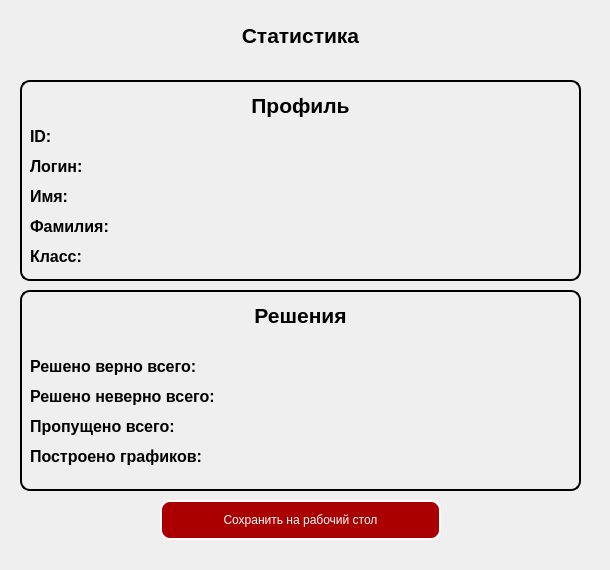
    <widget class="QWidget" name="stat">
     <attribute name="title">
      <string>Page</string>
     </attribute>
     <widget class="QLabel" name="bg4">
      <property name="geometry">
       <rect>
        <x>0</x>
        <y>0</y>
        <width>601</width>
        <height>561</height>
       </rect>
      </property>
      <property name="text">
       <string/>
      </property>
      <property name="pixmap">
       <pixmap>../data/img/bg.png</pixmap>
      </property>
     </widget>
     <widget class="QLabel" name="tmp3_3">
      <property name="geometry">
       <rect>
        <x>20</x>
        <y>80</y>
        <width>561</width>
        <height>201</height>
       </rect>
      </property>
      <property name="styleSheet">
       <string notr="true">border: 2px solid white;
border-radius: 10px;
border-color: rgb(0, 0, 0);</string>
      </property>
      <property name="frameShape">
       <enum>QFrame::NoFrame</enum>
      </property>
      <property name="text">
       <string/>
      </property>
     </widget>
     <widget class="QLabel" name="statLbl">
      <property name="geometry">
       <rect>
        <x>210</x>
        <y>20</y>
        <width>181</width>
        <height>31</height>
       </rect>
      </property>
      <property name="font">
       <font>
        <pointsize>16</pointsize>
        <weight>75</weight>
        <bold>true</bold>
       </font>
      </property>
      <property name="styleSheet">
       <string notr="true"/>
      </property>
      <property name="text">
       <string>Статистика</string>
      </property>
      <property name="textFormat">
       <enum>Qt::AutoText</enum>
      </property>
      <property name="scaledContents">
       <bool>false</bool>
      </property>
      <property name="alignment">
       <set>Qt::AlignCenter</set>
      </property>
      <property name="wordWrap">
       <bool>true</bool>
      </property>
     </widget>
     <widget class="QLabel" name="weclomeLblMain_9">
      <property name="geometry">
       <rect>
        <x>220</x>
        <y>90</y>
        <width>161</width>
        <height>31</height>
       </rect>
      </property>
      <property name="font">
       <font>
        <pointsize>16</pointsize>
        <weight>75</weight>
        <bold>true</bold>
       </font>
      </property>
      <property name="styleSheet">
       <string notr="true"/>
      </property>
      <property name="text">
       <string>Профиль</string>
      </property>
      <property name="textFormat">
       <enum>Qt::AutoText</enum>
      </property>
      <property name="scaledContents">
       <bool>false</bool>
      </property>
      <property name="alignment">
       <set>Qt::AlignCenter</set>
      </property>
      <property name="wordWrap">
       <bool>true</bool>
      </property>
     </widget>
     <widget class="QLabel" name="nameStat">
      <property name="geometry">
       <rect>
        <x>30</x>
        <y>180</y>
        <width>231</width>
        <height>33</height>
       </rect>
      </property>
      <property name="font">
       <font>
        <pointsize>12</pointsize>
        <weight>75</weight>
        <bold>true</bold>
       </font>
      </property>
      <property name="styleSheet">
       <string notr="true">QLabel.stretchRight{
	animation-name: stretchRight;
	-webkit-animation-name: stretchRight;	

	animation-duration: 1.5s;	
	-webkit-animation-duration: 1.5s;

	animation-timing-function: ease-out;	
	-webkit-animation-timing-function: ease-out;	

	transform-origin: 0% 0%;
	-ms-transform-origin: 0% 0%;
	-webkit-transform-origin: 0% 0%; 		
}

@keyframes stretchRight {
	0% {
		transform: scaleX(0.3);
	}
	40% {
		transform: scaleX(1.02);
	}
	60% {
		transform: scaleX(0.98);
	}
	80% {
		transform: scaleX(1.01);
	}
	100% {
		transform: scaleX(0.98);
	}				
	80% {
		transform: scaleX(1.01);
	}
	100% {
		transform: scaleX(1);
	}							
}

@-webkit-keyframes stretchRight {
	0% {
		-webkit-transform: scaleX(0.3);
	}
	40% {
		-webkit-transform: scaleX(1.02);
	}
	60% {
		-webkit-transform: scaleX(0.98);
	}
	80% {
		-webkit-transform: scaleX(1.01);
	}
	100% {
		-webkit-transform: scaleX(0.98);
	}				
	80% {
		-webkit-transform: scaleX(1.01);
	}
	100% {
		-webkit-transform: scaleX(1);
	}		
}</string>
      </property>
      <property name="text">
       <string>Имя: </string>
      </property>
      <property name="alignment">
       <set>Qt::AlignLeading|Qt::AlignLeft|Qt::AlignVCenter</set>
      </property>
     </widget>
     <widget class="QLabel" name="lastnameStat">
      <property name="geometry">
       <rect>
        <x>30</x>
        <y>210</y>
        <width>271</width>
        <height>33</height>
       </rect>
      </property>
      <property name="font">
       <font>
        <pointsize>12</pointsize>
        <weight>75</weight>
        <bold>true</bold>
       </font>
      </property>
      <property name="styleSheet">
       <string notr="true"/>
      </property>
      <property name="text">
       <string>Фамилия: </string>
      </property>
      <property name="alignment">
       <set>Qt::AlignLeading|Qt::AlignLeft|Qt::AlignVCenter</set>
      </property>
     </widget>
     <widget class="QLabel" name="classStat">
      <property name="geometry">
       <rect>
        <x>30</x>
        <y>240</y>
        <width>201</width>
        <height>33</height>
       </rect>
      </property>
      <property name="font">
       <font>
        <pointsize>12</pointsize>
        <weight>75</weight>
        <bold>true</bold>
       </font>
      </property>
      <property name="styleSheet">
       <string notr="true"/>
      </property>
      <property name="text">
       <string>Класс: </string>
      </property>
      <property name="alignment">
       <set>Qt::AlignLeading|Qt::AlignLeft|Qt::AlignVCenter</set>
      </property>
     </widget>
     <widget class="QLabel" name="loginStat">
      <property name="geometry">
       <rect>
        <x>30</x>
        <y>150</y>
        <width>221</width>
        <height>33</height>
       </rect>
      </property>
      <property name="font">
       <font>
        <pointsize>12</pointsize>
        <weight>75</weight>
        <bold>true</bold>
       </font>
      </property>
      <property name="styleSheet">
       <string notr="true">QLabel.stretchRight{
	animation-name: stretchRight;
	-webkit-animation-name: stretchRight;	

	animation-duration: 1.5s;	
	-webkit-animation-duration: 1.5s;

	animation-timing-function: ease-out;	
	-webkit-animation-timing-function: ease-out;	

	transform-origin: 0% 0%;
	-ms-transform-origin: 0% 0%;
	-webkit-transform-origin: 0% 0%; 		
}

@keyframes stretchRight {
	0% {
		transform: scaleX(0.3);
	}
	40% {
		transform: scaleX(1.02);
	}
	60% {
		transform: scaleX(0.98);
	}
	80% {
		transform: scaleX(1.01);
	}
	100% {
		transform: scaleX(0.98);
	}				
	80% {
		transform: scaleX(1.01);
	}
	100% {
		transform: scaleX(1);
	}							
}

@-webkit-keyframes stretchRight {
	0% {
		-webkit-transform: scaleX(0.3);
	}
	40% {
		-webkit-transform: scaleX(1.02);
	}
	60% {
		-webkit-transform: scaleX(0.98);
	}
	80% {
		-webkit-transform: scaleX(1.01);
	}
	100% {
		-webkit-transform: scaleX(0.98);
	}				
	80% {
		-webkit-transform: scaleX(1.01);
	}
	100% {
		-webkit-transform: scaleX(1);
	}		
}</string>
      </property>
      <property name="text">
       <string>Логин: </string>
      </property>
      <property name="alignment">
       <set>Qt::AlignLeading|Qt::AlignLeft|Qt::AlignVCenter</set>
      </property>
     </widget>
     <widget class="QLabel" name="idStat">
      <property name="geometry">
       <rect>
        <x>30</x>
        <y>120</y>
        <width>201</width>
        <height>33</height>
       </rect>
      </property>
      <property name="font">
       <font>
        <pointsize>12</pointsize>
        <weight>75</weight>
        <bold>true</bold>
       </font>
      </property>
      <property name="styleSheet">
       <string notr="true">QLabel.stretchRight{
	animation-name: stretchRight;
	-webkit-animation-name: stretchRight;	

	animation-duration: 1.5s;	
	-webkit-animation-duration: 1.5s;

	animation-timing-function: ease-out;	
	-webkit-animation-timing-function: ease-out;	

	transform-origin: 0% 0%;
	-ms-transform-origin: 0% 0%;
	-webkit-transform-origin: 0% 0%; 		
}

@keyframes stretchRight {
	0% {
		transform: scaleX(0.3);
	}
	40% {
		transform: scaleX(1.02);
	}
	60% {
		transform: scaleX(0.98);
	}
	80% {
		transform: scaleX(1.01);
	}
	100% {
		transform: scaleX(0.98);
	}				
	80% {
		transform: scaleX(1.01);
	}
	100% {
		transform: scaleX(1);
	}							
}

@-webkit-keyframes stretchRight {
	0% {
		-webkit-transform: scaleX(0.3);
	}
	40% {
		-webkit-transform: scaleX(1.02);
	}
	60% {
		-webkit-transform: scaleX(0.98);
	}
	80% {
		-webkit-transform: scaleX(1.01);
	}
	100% {
		-webkit-transform: scaleX(0.98);
	}				
	80% {
		-webkit-transform: scaleX(1.01);
	}
	100% {
		-webkit-transform: scaleX(1);
	}		
}</string>
      </property>
      <property name="text">
       <string>ID: </string>
      </property>
      <property name="alignment">
       <set>Qt::AlignLeading|Qt::AlignLeft|Qt::AlignVCenter</set>
      </property>
     </widget>
     <widget class="QLabel" name="eqSkip">
      <property name="geometry">
       <rect>
        <x>30</x>
        <y>410</y>
        <width>261</width>
        <height>33</height>
       </rect>
      </property>
      <property name="font">
       <font>
        <pointsize>12</pointsize>
        <weight>75</weight>
        <bold>true</bold>
       </font>
      </property>
      <property name="styleSheet">
       <string notr="true"/>
      </property>
      <property name="text">
       <string>Пропущено всего: </string>
      </property>
      <property name="alignment">
       <set>Qt::AlignLeading|Qt::AlignLeft|Qt::AlignVCenter</set>
      </property>
     </widget>
     <widget class="QLabel" name="eqTrueStat">
      <property name="geometry">
       <rect>
        <x>30</x>
        <y>350</y>
        <width>281</width>
        <height>33</height>
       </rect>
      </property>
      <property name="font">
       <font>
        <pointsize>12</pointsize>
        <weight>75</weight>
        <bold>true</bold>
       </font>
      </property>
      <property name="styleSheet">
       <string notr="true">QLabel.stretchRight{
	animation-name: stretchRight;
	-webkit-animation-name: stretchRight;	

	animation-duration: 1.5s;	
	-webkit-animation-duration: 1.5s;

	animation-timing-function: ease-out;	
	-webkit-animation-timing-function: ease-out;	

	transform-origin: 0% 0%;
	-ms-transform-origin: 0% 0%;
	-webkit-transform-origin: 0% 0%; 		
}

@keyframes stretchRight {
	0% {
		transform: scaleX(0.3);
	}
	40% {
		transform: scaleX(1.02);
	}
	60% {
		transform: scaleX(0.98);
	}
	80% {
		transform: scaleX(1.01);
	}
	100% {
		transform: scaleX(0.98);
	}				
	80% {
		transform: scaleX(1.01);
	}
	100% {
		transform: scaleX(1);
	}							
}

@-webkit-keyframes stretchRight {
	0% {
		-webkit-transform: scaleX(0.3);
	}
	40% {
		-webkit-transform: scaleX(1.02);
	}
	60% {
		-webkit-transform: scaleX(0.98);
	}
	80% {
		-webkit-transform: scaleX(1.01);
	}
	100% {
		-webkit-transform: scaleX(0.98);
	}				
	80% {
		-webkit-transform: scaleX(1.01);
	}
	100% {
		-webkit-transform: scaleX(1);
	}		
}</string>
      </property>
      <property name="text">
       <string>Решено верно всего: </string>
      </property>
      <property name="alignment">
       <set>Qt::AlignLeading|Qt::AlignLeft|Qt::AlignVCenter</set>
      </property>
     </widget>
     <widget class="QLabel" name="eqFalseStat">
      <property name="geometry">
       <rect>
        <x>30</x>
        <y>380</y>
        <width>281</width>
        <height>33</height>
       </rect>
      </property>
      <property name="font">
       <font>
        <pointsize>12</pointsize>
        <weight>75</weight>
        <bold>true</bold>
       </font>
      </property>
      <property name="styleSheet">
       <string notr="true"/>
      </property>
      <property name="text">
       <string>Решено неверно всего: </string>
      </property>
      <property name="alignment">
       <set>Qt::AlignLeading|Qt::AlignLeft|Qt::AlignVCenter</set>
      </property>
     </widget>
     <widget class="QLabel" name="tmp3_4">
      <property name="geometry">
       <rect>
        <x>20</x>
        <y>290</y>
        <width>561</width>
        <height>201</height>
       </rect>
      </property>
      <property name="styleSheet">
       <string notr="true">border: 2px solid white;
border-radius: 10px;
border-color: rgb(0, 0, 0);</string>
      </property>
      <property name="frameShape">
       <enum>QFrame::NoFrame</enum>
      </property>
      <property name="text">
       <string/>
      </property>
     </widget>
     <widget class="QLabel" name="weclomeLblMain_10">
      <property name="geometry">
       <rect>
        <x>220</x>
        <y>300</y>
        <width>161</width>
        <height>31</height>
       </rect>
      </property>
      <property name="font">
       <font>
        <pointsize>16</pointsize>
        <weight>75</weight>
        <bold>true</bold>
       </font>
      </property>
      <property name="styleSheet">
       <string notr="true"/>
      </property>
      <property name="text">
       <string>Решения</string>
      </property>
      <property name="textFormat">
       <enum>Qt::AutoText</enum>
      </property>
      <property name="scaledContents">
       <bool>false</bool>
      </property>
      <property name="alignment">
       <set>Qt::AlignCenter</set>
      </property>
      <property name="wordWrap">
       <bool>true</bool>
      </property>
     </widget>
     <widget class="QLabel" name="graph">
      <property name="geometry">
       <rect>
        <x>30</x>
        <y>440</y>
        <width>281</width>
        <height>33</height>
       </rect>
      </property>
      <property name="font">
       <font>
        <pointsize>12</pointsize>
        <weight>75</weight>
        <bold>true</bold>
       </font>
      </property>
      <property name="styleSheet">
       <string notr="true"/>
      </property>
      <property name="text">
       <string>Построено графиков: </string>
      </property>
      <property name="alignment">
       <set>Qt::AlignLeading|Qt::AlignLeft|Qt::AlignVCenter</set>
      </property>
     </widget>
     <widget class="QPushButton" name="saveStat">
      <property name="geometry">
       <rect>
        <x>160</x>
        <y>500</y>
        <width>281</width>
        <height>40</height>
       </rect>
      </property>
      <property name="styleSheet">
       <string notr="true">QPushButton{
	
	font: 87 14pt &quot;Arial&quot;;
	color: white;
	background-color: #aa0000;
	border: 2px solid white;
	border-radius: 10px;
}
QPushButton:hover {
    background: rgb(125, 0, 0)

    }
QPushButton:pressed {
    border-style: inset;
    background: rgb(85, 85, 85);
    }</string>
      </property>
      <property name="text">
       <string>Сохранить на рабочий стол</string>
      </property>
     </widget>
     <zorder>bg4</zorder>
     <zorder>tmp3_3</zorder>
     <zorder>statLbl</zorder>
     <zorder>weclomeLblMain_9</zorder>
     <zorder>nameStat</zorder>
     <zorder>lastnameStat</zorder>
     <zorder>classStat</zorder>
     <zorder>loginStat</zorder>
     <zorder>idStat</zorder>
     <zorder>tmp3_4</zorder>
     <zorder>eqTrueStat</zorder>
     <zorder>eqFalseStat</zorder>
     <zorder>eqSkip</zorder>
     <zorder>weclomeLblMain_10</zorder>
     <zorder>graph</zorder>
     <zorder>saveStat</zorder>
    </widget>
